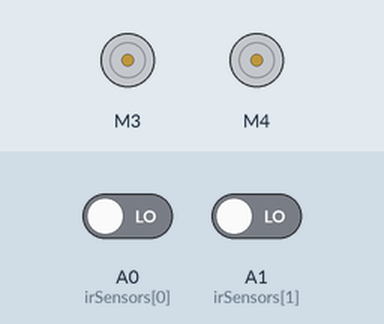
Bench run of a sketch on a simulated Arduino Uno, built with avr-gcc and run on an emulated ATmega328P. Parts: 2 × DC motor (green arrow = forward, orange = backward, longer = faster). Inputs (shaded band) come from the test bench; at power-on: A0 (irSensors[0]) LOW, A1 (irSensors[1]) LOW.

Above: at 6.2 s.
6.3 s: A0 (irSensors[0]) driven HIGH
At 7.1 s:
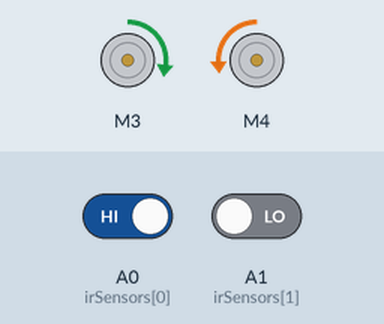
7.8 s: A1 (irSensors[1]) driven HIGH
At 8.6 s:
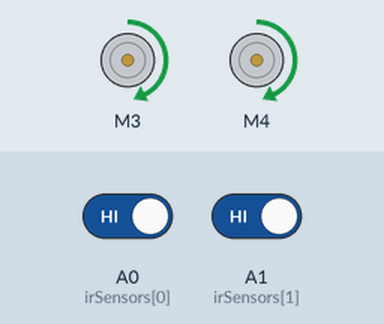
9.3 s: A0 (irSensors[0]) driven LOW
At 10.5 s:
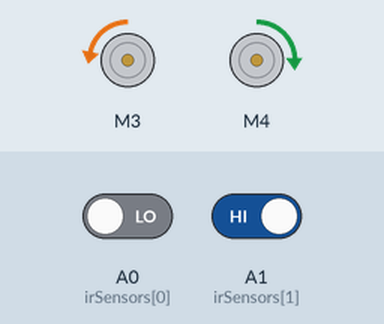
10.8 s: A1 (irSensors[1]) driven LOW
Timing chart, 0 to 13.3 s (numbered marks = the images above; inputs shaded):
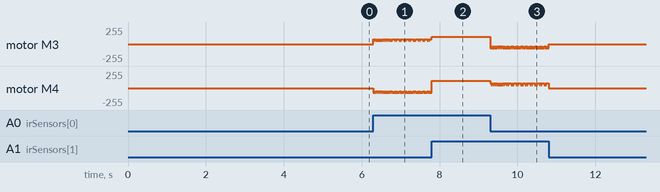

The sketch:

final_2.0.ino
```cpp
// Incluimos librería
#include <AFMotor.h>
//////////////////////////
#define LED 13
/////////////////////////////////////////////////
///////////////////////////////////////////////////////
AF_DCMotor Motor1(3, MOTOR12_64KHZ);  //Crear objeto Motor#1, 64KHZ pwm
AF_DCMotor Motor2(4, MOTOR12_64KHZ);  //Crear objeto Motor#2, 64KHZ pwm

//----VARIABLES GLOBALES----//
//Sensores digitales
int irSensors[] = { A0, A1 };  //IR sensor pins
int s1, s2;
///Funcion de configuración //////////////////////////////////////////////////////
void setup() {
  pinMode(irSensors[0], INPUT);
  pinMode(irSensors[1], INPUT);
  //Realizar una espera de 5 segundos
  delay(5000);
}
///////////////////////////////////////////////////////////////////////////////
void adelante() {

  Motor1.setSpeed(110);  //Colocar la velocidad de Motor1 a 100  90 es bueno
  Motor2.setSpeed(110);  //Colocar la velocidad de Motor2 a 100  90 es bueno
  Motor1.run(FORWARD);   //Adelante
  Motor2.run(FORWARD);   //Atras

  //delay(5);
}

void derecha() {

  Motor1.setSpeed(30);  //85
  Motor2.setSpeed(40);  //85
  Motor1.run(BACKWARD);
  Motor2.run(FORWARD);
  // delay(50);
  Motor1.setSpeed(65);
  Motor2.setSpeed(75);
  Motor1.run(BACKWARD);
  Motor2.run(FORWARD);
  // delay(35);
}

void izquierda() {

  Motor2.setSpeed(45);  //85
  Motor1.setSpeed(50);  //85
  Motor2.run(BACKWARD);
  Motor1.run(FORWARD);
  // delay(50);
  Motor2.setSpeed(70);
  Motor1.setSpeed(75);
  Motor2.run(BACKWARD);
  Motor1.run(FORWARD);
  // delay(35);
}

void parar() {

  Motor1.run(RELEASE);  //Parar
  Motor2.run(RELEASE);  //Parar
}


//////////////////////////////////////////////////////////////////////////////
///Funcion Principal ////////////////////////////////////////////////////////////
void loop() {
  //INDICADOR LED
  digitalWrite(LED, HIGH);
  //Variables para lectura
  s1 = digitalRead(irSensors[0]);
  s2 = digitalRead(irSensors[1]);

  ////////////////////////////////////////////////
  ////////////////////////////////////////////////////////////////

  if (s1 == 1 && s2 == 1) {

    adelante();
    ///////////////////////////////////////////////////
  }
  /////////////////////////////////////////////////////////
  else if (s1 == 0 && s2 == 1) {

    derecha();
    ///////////////////////////////////////////////////
  }
  /////////////////////////////////////////////////////////
  else if (s1 == 1 && s2 == 0) {

    izquierda();
    ///////////////////////////////////////////////////
  }
  /////////////////////////////////////////////////////////
  else if (s1 == 0 && s2 == 0) {

    parar();
  }
}
```

Measured:
- after the input at 6.3 s, motor M3: alternates forward 75/255 for 0.02 s and forward 50/255 for 0.02 s, starting at once; motor M4: alternates backward 70/255 for 0.02 s and backward 45/255 for 0.02 s, starting at once
- after the input at 9.3 s, motor M3: alternates backward 65/255 for 0.02 s and backward 30/255 for 0.02 s, starting at once; motor M4: alternates forward 75/255 for 0.02 s and forward 40/255 for 0.02 s, starting at once
